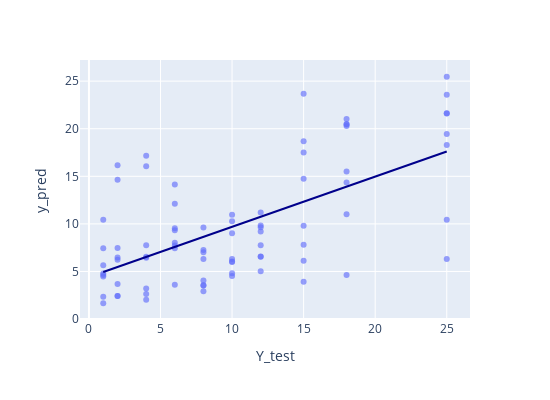

Source (notebook cell):
### Code cell
import plotly.express as px



fig = px.scatter(
    dfplot, x='Y_test', y='y_pred', opacity=0.65,
    trendline='ols', trendline_color_override='darkblue',
    width=550, height=400
    
)
fig.show()

### Figure 1 — Plotly figure (JSON) as saved in the notebook; plotly's stock layout.template omitted (floating-point values rounded to 4 significant figures)
{"data": [{"hovertemplate": "Y_test=%{x}<br>y_pred=%{y}<extra></extra>", "legendgroup": "", "marker": {"color": "#636efa", "opacity": 0.65, "symbol": "circle"}, "mode": "markers", "name": "", "orientation": "v", "showlegend": false, "type": "scatter", "x": [2, 12, 8, 1, 4, 10, 6, 18, 15, 25, 8, 12, 6, 4, 15, 18, 25, 10, 2, 1, 10, 6, 12, 2, 4, 15, 25, 1, 8, 18, 8, 10, 12, 15, 4, 25, 6, 2, 18, 1, 18, 12, 2, 6, 1, 8, 4, 25, 15, 10, 8, 1, 15, 6, 2, 18, 12, 25, 10, 4, 25, 15, 8, 6, 10, 18, 1, 12, 2, 4, 4, 1, 12, 6, 2, 25, 10, 15, 8, 18], "xaxis": "x", "y": [6.466, 9.826, 3.516, 7.438, 2.633, 5.988, 8.025, 20.44, 18.69, 18.29, 2.922, 9.638, 12.11, 3.205, 9.804, 15.51, 19.45, 4.515, 2.417, 1.66, 6.302, 7.741, 11.2, 3.672, 2.022, 17.5, 25.46, 2.349, 6.303, 21.02, 4.054, 9.014, 9.205, 7.806, 7.751, 21.6, 9.326, 6.233, 20.28, 10.44, 11.02, 6.554, 16.17, 14.13, 5.666, 9.627, 6.559, 10.45, 6.115, 6.055, 7.266, 4.482, 14.73, 7.435, 7.457, 14.35, 5.011, 23.56, 4.803, 16.06, 6.32, 3.928, 7.03, 9.552, 10.27, 4.618, 4.783, 6.568, 14.64, 17.15, 6.436, 4.635, 7.761, 3.602, 2.434, 21.63, 10.95, 23.67, 3.564, 20.5], "yaxis": "y"}, {"hovertemplate": "<b>OLS trendline</b><br>y_pred = 0.528023 * Y_test + 4.40922<br>R<sup>2</sup>=0.387097<br><br>Y_test=%{x}<br>y_pred=%{y} <b>(trend)</b><extra></extra>", "legendgroup": "", "line": {"color": "darkblue"}, "marker": {"color": "#636efa", "symbol": "circle"}, "mode": "lines", "name": "", "showlegend": false, "type": "scatter", "x": [1, 1, 1, 1, 1, 1, 1, 1, 2, 2, 2, 2, 2, 2, 2, 2, 4, 4, 4, 4, 4, 4, 4, 4, 6, 6, 6, 6, 6, 6, 6, 6, 8, 8, 8, 8, 8, 8, 8, 8, 10, 10, 10, 10, 10, 10, 10, 10, 12, 12, 12, 12, 12, 12, 12, 12, 15, 15, 15, 15, 15, 15, 15, 15, 18, 18, 18, 18, 18, 18, 18, 18, 25, 25, 25, 25, 25, 25, 25, 25], "xaxis": "x", "y": [4.937, 4.937, 4.937, 4.937, 4.937, 4.937, 4.937, 4.937, 5.465, 5.465, 5.465, 5.465, 5.465, 5.465, 5.465, 5.465, 6.521, 6.521, 6.521, 6.521, 6.521, 6.521, 6.521, 6.521, 7.577, 7.577, 7.577, 7.577, 7.577, 7.577, 7.577, 7.577, 8.633, 8.633, 8.633, 8.633, 8.633, 8.633, 8.633, 8.633, 9.689, 9.689, 9.689, 9.689, 9.689, 9.689, 9.689, 9.689, 10.75, 10.75, 10.75, 10.75, 10.75, 10.75, 10.75, 10.75, 12.33, 12.33, 12.33, 12.33, 12.33, 12.33, 12.33, 12.33, 13.91, 13.91, 13.91, 13.91, 13.91, 13.91, 13.91, 13.91, 17.61, 17.61, 17.61, 17.61, 17.61, 17.61, 17.61, 17.61], "yaxis": "y"}], "layout": {"height": 400, "legend": {"tracegroupgap": 0}, "margin": {"t": 60}, "width": 550, "xaxis": {"anchor": "y", "domain": [0, 1], "title": {"text": "Y_test"}}, "yaxis": {"anchor": "x", "domain": [0, 1], "title": {"text": "y_pred"}}}}
